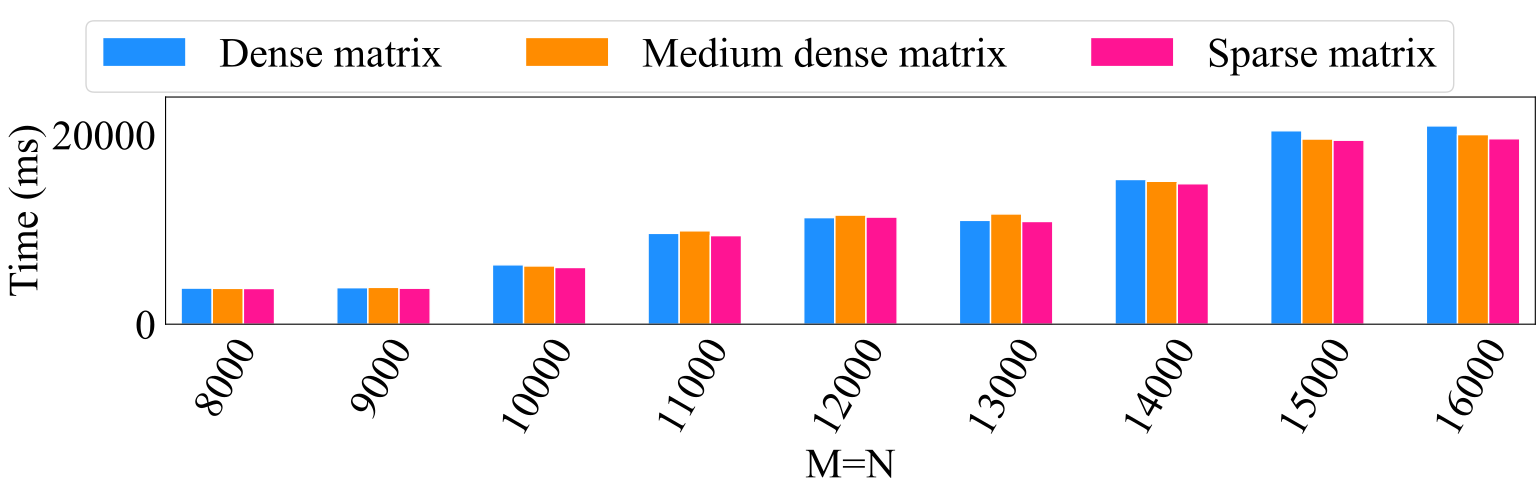

Reproduce this figure in Python.
import numpy as np
from matplotlib import pyplot as plt
from pylab import *

plt.rc('font', family='Times New Roman', size=30)

def draw_Histogram():
	fig = plt.figure(figsize=(16,4.8))

	ax = fig.add_subplot(1,1,1)
	x = [1,2,3,4,5,6,7,8,9]
	Y1 = [3811.197,3858.541,6267.526,9594.915,11260.502,10966.071,15288.026,20437.867,20946.546]
	Y2 = [3783.681,3888.372,6153.991,9861.159,11525.427,11646.990,15097.878,19559.677,20026.686]
	Y3 = [3770.447,3802.410,5991.559,9357.953,11312.342,10849.521,14838.617,19438.135,19589.814]
	index = np.arange(9)+1  
	bar_width = 0.2
	opacity = 1.0	
	rec1 = plt.bar(index-bar_width,Y1,bar_width,alpha=opacity,facecolor = 'dodgerblue',edgecolor = 'white',label='Dense matrix')
	rec2 = plt.bar(index,Y2,bar_width,alpha=opacity,facecolor = 'darkorange',edgecolor = 'white',label='Medium dense matrix')
	rec3= plt.bar(index+bar_width,Y3,bar_width,alpha=opacity,facecolor = 'deeppink',edgecolor = 'white',label='Sparse matrix')
	
	plt.ylim(0,24000)
	# plt.yscale('symlog')
	plt.xlim(0.6,9.4)
	plt.xticks(x ,['8000','9000','10000','11000','12000','13000','14000','15000','16000'],rotation=60) 
	ax.tick_params(left=False, bottom=False)
	plt.xlabel('M=N')  
	plt.ylabel('Time (ms)')  
	
	# plt.suptitle('Title')
	lines, labels = fig.axes[-1].get_legend_handles_labels()
	fig.legend(lines, labels, loc = 'upper center', ncol = 3)
	plt.show()

draw_Histogram()
